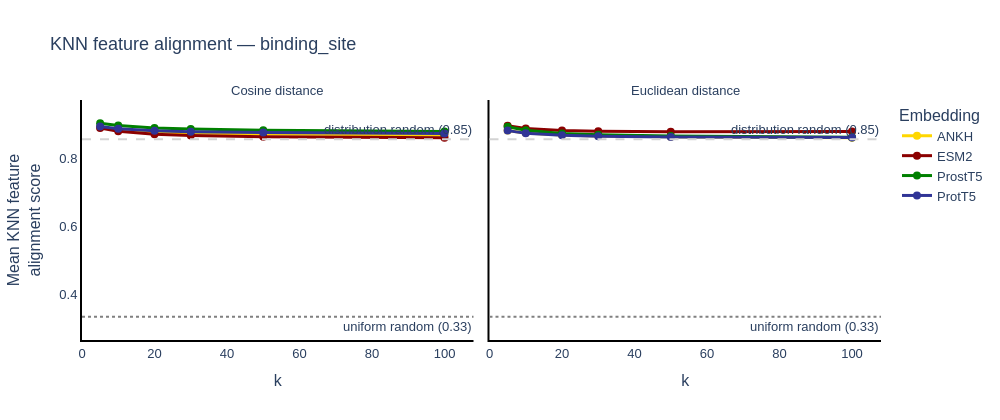

Notebook source saved alongside this figure:
### Markdown cell above
---
## Step 4 — Main analysis: KNN alignment across k and distance metrics

For each sequence, what fraction of its k nearest neighbours share the same enzyme class?
Plotted across the full k range (from Step 3) and all three distance metrics.

**Ranking stability:** consistent rankings across k and metrics → high confidence.
Crossings or inversions → parameter-sensitive; report results across the full range.

### Code cell
%reload_ext autoreload
%autoreload 2
from emmaemb.vizualisation import (
    plot_knn_alignment_across_k,
    plot_knn_alignment_vs_class_balance,
    plot_knn_alignment_vs_feature_noise,
)
fig, df_mean = plot_knn_alignment_across_k(
    emma=ema,
    feature=feature,
    k_values=k_values,
    metrics=distance_metrics,
    color_discrete_map=colors,
    show_random_baselines=True,
    elbow_detection=True,
    return_data=True,
)
fig.show()

### Figure 1 — Plotly figure (JSON) as saved in the notebook; plotly's stock layout.template omitted (floating-point values rounded to 4 significant figures)
{"data": [{"hovertemplate": "Embedding=ANKH<br>=Cosine distance<br>k=%{x}<br>Mean KNN feature<br>alignment score=%{y}<extra></extra>", "legendgroup": "ANKH", "line": {"color": "#FFD700", "dash": "solid", "width": 3}, "marker": {"size": 8, "symbol": "circle"}, "mode": "lines+markers", "name": "ANKH", "orientation": "v", "showlegend": true, "type": "scatter", "x": [5, 10, 20, 30, 50, 100], "xaxis": "x", "y": [0.8905, 0.8828, 0.8771, 0.8738, 0.8704, 0.8672], "yaxis": "y"}, {"hovertemplate": "Embedding=ESM2<br>=Cosine distance<br>k=%{x}<br>Mean KNN feature<br>alignment score=%{y}<extra></extra>", "legendgroup": "ESM2", "line": {"color": "#8B0000", "dash": "solid", "width": 3}, "marker": {"size": 8, "symbol": "circle"}, "mode": "lines+markers", "name": "ESM2", "orientation": "v", "showlegend": true, "type": "scatter", "x": [5, 10, 20, 30, 50, 100], "xaxis": "x", "y": [0.8882, 0.8784, 0.87, 0.8664, 0.8624, 0.8597], "yaxis": "y"}, {"hovertemplate": "Embedding=ProstT5<br>=Cosine distance<br>k=%{x}<br>Mean KNN feature<br>alignment score=%{y}<extra></extra>", "legendgroup": "ProstT5", "line": {"color": "#008000", "dash": "solid", "width": 3}, "marker": {"size": 8, "symbol": "circle"}, "mode": "lines+markers", "name": "ProstT5", "orientation": "v", "showlegend": true, "type": "scatter", "x": [5, 10, 20, 30, 50, 100], "xaxis": "x", "y": [0.9022, 0.8953, 0.8883, 0.8852, 0.8818, 0.8781], "yaxis": "y"}, {"hovertemplate": "Embedding=ProtT5<br>=Cosine distance<br>k=%{x}<br>Mean KNN feature<br>alignment score=%{y}<extra></extra>", "legendgroup": "ProtT5", "line": {"color": "#303496", "dash": "solid", "width": 3}, "marker": {"size": 8, "symbol": "circle"}, "mode": "lines+markers", "name": "ProtT5", "orientation": "v", "showlegend": true, "type": "scatter", "x": [5, 10, 20, 30, 50, 100], "xaxis": "x", "y": [0.8924, 0.8858, 0.88, 0.8772, 0.8746, 0.8717], "yaxis": "y"}, {"hovertemplate": "Embedding=ANKH<br>=Euclidean distance<br>k=%{x}<br>Mean KNN feature<br>alignment score=%{y}<extra></extra>", "legendgroup": "ANKH", "line": {"color": "#FFD700", "dash": "solid", "width": 3}, "marker": {"size": 8, "symbol": "circle"}, "mode": "lines+markers", "name": "ANKH", "orientation": "v", "showlegend": false, "type": "scatter", "x": [5, 10, 20, 30, 50, 100], "xaxis": "x2", "y": [0.8808, 0.8731, 0.8674, 0.8649, 0.8623, 0.8596], "yaxis": "y2"}, {"hovertemplate": "Embedding=ESM2<br>=Euclidean distance<br>k=%{x}<br>Mean KNN feature<br>alignment score=%{y}<extra></extra>", "legendgroup": "ESM2", "line": {"color": "#8B0000", "dash": "solid", "width": 3}, "marker": {"size": 8, "symbol": "circle"}, "mode": "lines+markers", "name": "ESM2", "orientation": "v", "showlegend": false, "type": "scatter", "x": [5, 10, 20, 30, 50, 100], "xaxis": "x2", "y": [0.8945, 0.8867, 0.881, 0.8786, 0.8775, 0.8779], "yaxis": "y2"}, {"hovertemplate": "Embedding=ProstT5<br>=Euclidean distance<br>k=%{x}<br>Mean KNN feature<br>alignment score=%{y}<extra></extra>", "legendgroup": "ProstT5", "line": {"color": "#008000", "dash": "solid", "width": 3}, "marker": {"size": 8, "symbol": "circle"}, "mode": "lines+markers", "name": "ProstT5", "orientation": "v", "showlegend": false, "type": "scatter", "x": [5, 10, 20, 30, 50, 100], "xaxis": "x2", "y": [0.8919, 0.8815, 0.8723, 0.8684, 0.8644, 0.8609], "yaxis": "y2"}, {"hovertemplate": "Embedding=ProtT5<br>=Euclidean distance<br>k=%{x}<br>Mean KNN feature<br>alignment score=%{y}<extra></extra>", "legendgroup": "ProtT5", "line": {"color": "#303496", "dash": "solid", "width": 3}, "marker": {"size": 8, "symbol": "circle"}, "mode": "lines+markers", "name": "ProtT5", "orientation": "v", "showlegend": false, "type": "scatter", "x": [5, 10, 20, 30, 50, 100], "xaxis": "x2", "y": [0.8805, 0.8726, 0.8665, 0.8641, 0.8619, 0.8606], "yaxis": "y2"}], "layout": {"annotations": [{"showarrow": false, "text": "Cosine distance", "x": 0.245, "xanchor": "center", "xref": "paper", "y": 1, "yanchor": "bottom", "yref": "paper"}, {"showarrow": false, "text": "Euclidean distance", "x": 0.755, "xanchor": "center", "xref": "paper", "y": 1, "yanchor": "bottom", "yref": "paper"}, {"showarrow": false, "text": "uniform random (0.33)", "x": 1, "xanchor": "right", "xref": "x domain", "y": 0.3333, "yanchor": "top", "yref": "y"}, {"showarrow": false, "text": "uniform random (0.33)", "x": 1, "xanchor": "right", "xref": "x2 domain", "y": 0.3333, "yanchor": "top", "yref": "y2"}, {"showarrow": false, "text": "distribution random (0.85)", "x": 1, "xanchor": "right", "xref": "x domain", "y": 0.8549, "yanchor": "bottom", "yref": "y"}, {"showarrow": false, "text": "distribution random (0.85)", "x": 1, "xanchor": "right", "xref": "x2 domain", "y": 0.8549, "yanchor": "bottom", "yref": "y2"}], "font": {"family": "Arial", "size": 13}, "height": 420, "legend": {"title": {"text": "Embedding"}, "tracegroupgap": 0}, "shapes": [{"line": {"color": "grey", "dash": "dot"}, "type": "line", "x0": 0, "x1": 1, "xref": "x domain", "y0": 0.3333, "y1": 0.3333, "yref": "y"}, {"line": {"color": "grey", "dash": "dot"}, "type": "line", "x0": 0, "x1": 1, "xref": "x2 domain", "y0": 0.3333, "y1": 0.3333, "yref": "y2"}, {"line": {"color": "lightgrey", "dash": "dash"}, "type": "line", "x0": 0, "x1": 1, "xref": "x domain", "y0": 0.8549, "y1": 0.8549, "yref": "y"}, {"line": {"color": "lightgrey", "dash": "dash"}, "type": "line", "x0": 0, "x1": 1, "xref": "x2 domain", "y0": 0.8549, "y1": 0.8549, "yref": "y2"}], "title": {"text": "KNN feature alignment — binding_site"}, "width": 1000, "xaxis": {"anchor": "y", "domain": [0, 0.49], "linecolor": "black", "linewidth": 2, "range": [0, 108], "showgrid": false, "showline": true, "tick0": 0, "title": {"text": "k"}}, "xaxis2": {"anchor": "y2", "domain": [0.51, 1], "linecolor": "black", "linewidth": 2, "matches": "x", "range": [0, 108], "showgrid": false, "showline": true, "tick0": 0, "title": {"text": "k"}}, "yaxis": {"anchor": "x", "domain": [0, 1], "linecolor": "black", "linewidth": 2, "range": [0.2651, 0.9705], "showgrid": false, "showline": true, "title": {"text": "Mean KNN feature<br>alignment score"}}, "yaxis2": {"anchor": "x2", "domain": [0, 1], "linecolor": "black", "linewidth": 2, "matches": "y", "range": [0.2651, 0.9705], "showgrid": false, "showline": true, "showticklabels": false}}}
